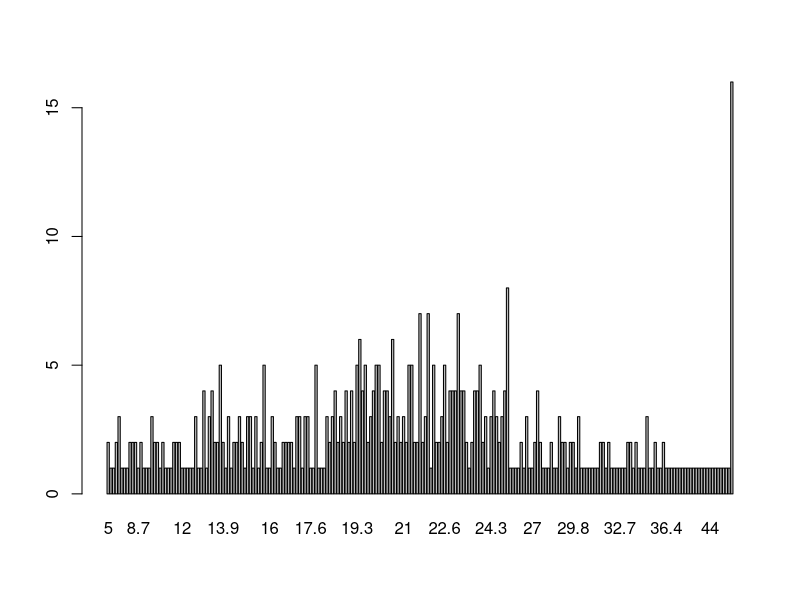

Source code (R):
## ---- chunk 1
library(MASS)
data(Boston)
head(Boston)

## ---- chunk 2
table(Boston$medv)
barplot(table(Boston$medv))
MEDV50=subset(Boston,Boston$medv==50)
#比較富裕區與一般波士頓區域的差距
colMeans(Boston)
colMeans(MEDV50)
rbind(colMeans(Boston),colMeans(MEDV50))
## ---- chunk 3
str(Boston)
## ---- chunk 4
x <- c("F","M","F","F")
x
x <- factor(c("F","M","F","F"), levels=c("F","M"))
x
x <- factor(c("F","M","F","F"), levels=c("F"))
levels(x)
as.integer(x)
## ---- chunk 5
Month1=c(1,2,3,4,5,6,7,8,9,10,11,12)
length(Month1)
Month2=1:12
length(Month2)

1:2 + 1:3
## ---- chunk 6
x <- c(1L, 2.0, "3")
class(x)
x
## ---- chunk 7
x<-list(1L,2,"3")
## ---- chunk 8
x<-list(1L,2,"3",mean)
